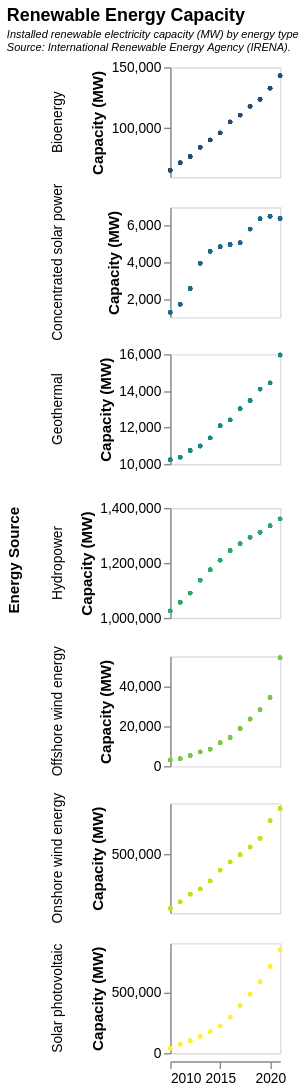

Source (Vega-Lite JSON):
### Vega-Lite specification from a JSON file in a GitHub repository (floating-point values rounded to 4 significant figures; data arrays with more than 128 entries replaced by an {"elided": "..."} marker saying what was removed)
{"$schema": "https://vega.github.io/schema/vega-lite/v5.json", "title": {"text": "Renewable Energy Capacity", "subtitle": ["Installed renewable electricity capacity (MW) by energy type", "Source: International Renewable Energy Agency (IRENA). "], "subtitleFontSize": 8, "subtitleFontStyle": "italic", "anchor": "start"}, "height": 80, "width": 80, "data": {"values": {"elided": "588 records"}, "format": {"parse": {"Year": "date"}}}, "resolve": {"scale": {"y": "independent"}}, "mark": {"type": "circle", "size": 10}, "encoding": {"row": {"field": "Energy Source"}, "x": {"field": "Year", "type": "temporal", "scale": {"zero": false}, "title": null, "axis": {"grid": false}}, "y": {"field": "Capacity", "type": "quantitative", "scale": {"zero": false}, "title": "Capacity (MW)", "axis": {"grid": false}}, "opacity": {"value": 1}, "color": {"field": "Energy Source", "scale": {"scheme": "darkmulti"}, "legend": null}, "tooltip": [{"field": "Capacity", "title": "MW"}]}}
